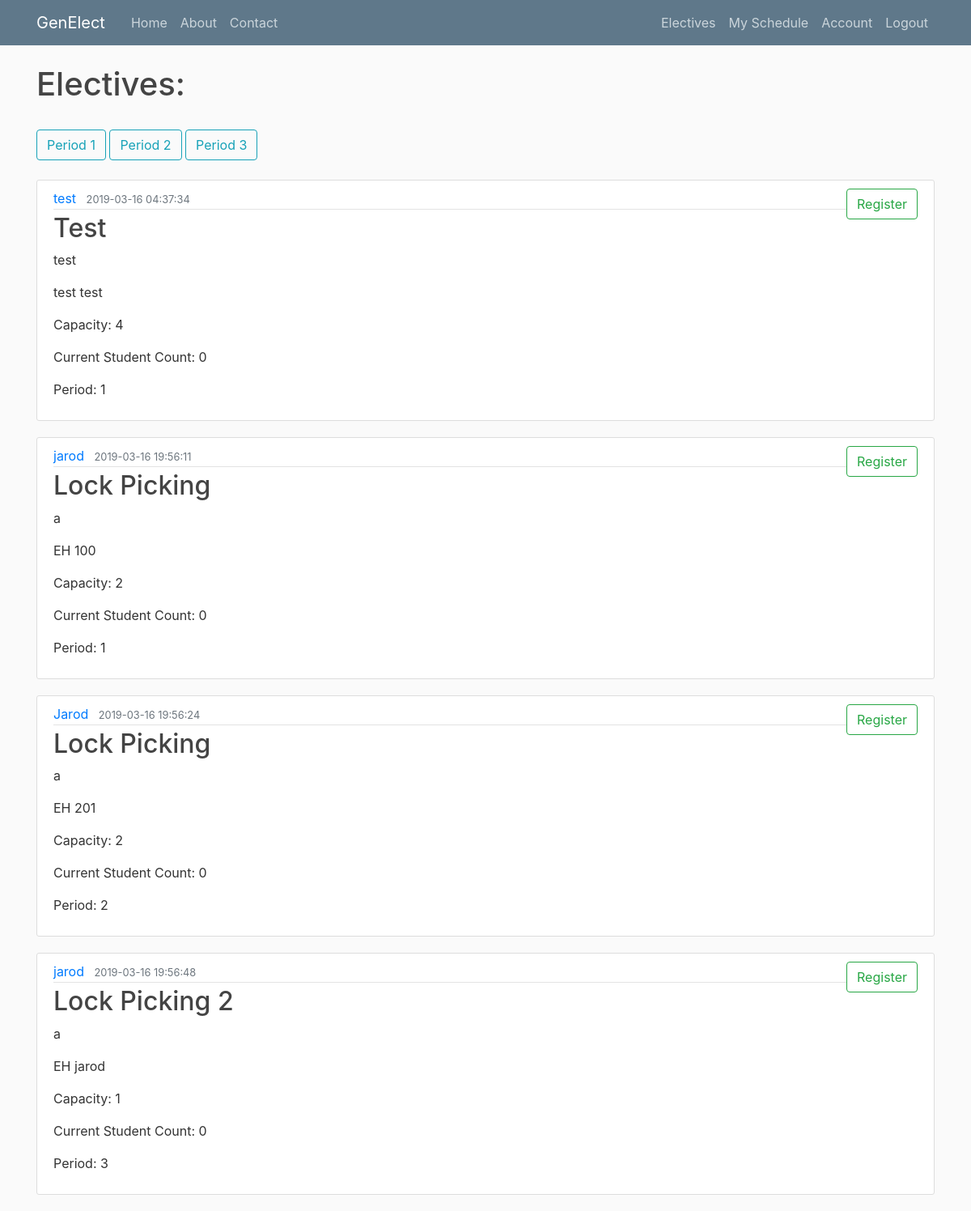
/offerings (signed in), run on an earlier commit of the app's database.
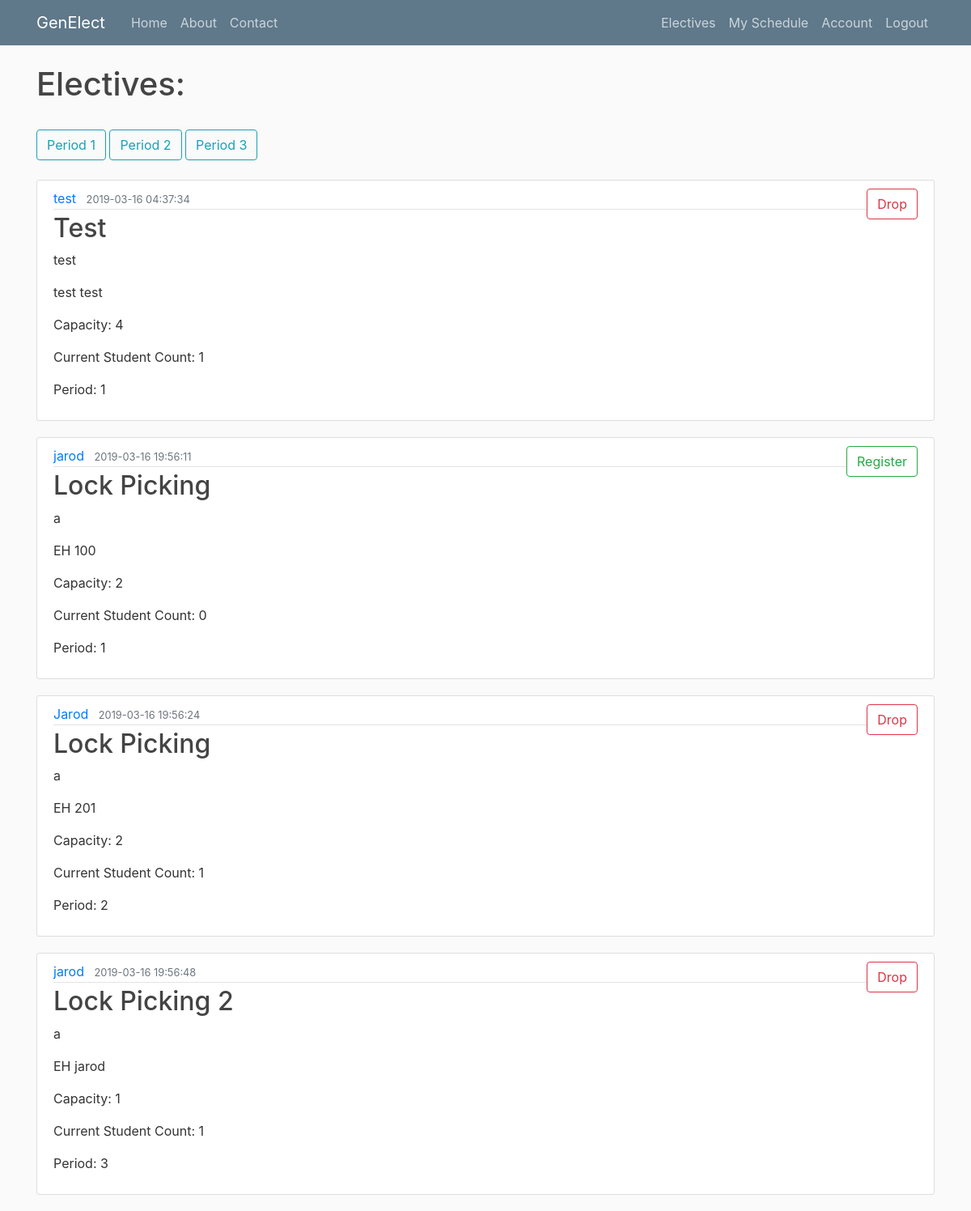
And on a later commit of the database.
### genElect/models.py (models this page shows)
class Base(db.Model):
    __abstract__ = True
    id = db.Column(db.Integer, primary_key=True, autoincrement=True)
    date_created = db.Column(db.DateTime, default=db.func.current_timestamp())
    date_modified = db.Column(db.DateTime, default=db.func.current_timestamp(),
            onupdate=db.func.current_timestamp())

class Offerings(Base):
    __tablename__ = 'offerings'
    day = db.Column(db.Date)
    period_start = db.Column(db.Integer)
    period_length = db.Column(db.Integer)
    building = db.Column(db.String(100))
    room = db.Column(db.String(100))
    instructor = db.Column(db.String(100))
    current_count = db.Column(db.Integer)
    capacity = db.Column(db.Integer)
    elective_id = db.Column(db.Integer, db.ForeignKey('electives.id'), nullable=False)
    registrations = db.relationship('Registrations', backref='offering', lazy=True)

class Electives(Base):
    __tablename__ = 'electives'
    name = db.Column(db.String(100))
    description = db.Column(db.String(500))
    prerequisites = db.Column(db.String(500))
    offerings = db.relationship('Offerings', backref='elective', lazy=True)
    completed_users = db.relationship('Completions', backref='elective', lazy=True)

### genElect/__init__.py (the view)
@app.route("/electives") #FOR STUDENT USE
@app.route("/offerings") #FOR STUDENT USE
def electives():
    if current_user.is_authenticated:
        period = request.args.get('period')
        if period:
            offerings = Offerings.query.filter_by(period_start=period)
        else:
            offerings = Offerings.query.all()
        registered = [] #build out list of registered offerings
        registrations = current_user.registrations
        for registration in registrations:
            registered.append(registration.offering)
        return render_template('studentelectives.html', offerings=offerings, registered=registered)
    else:
        flash("Please login first", 'info')
        return redirect(url_for('login'))

### genElect/__init__.py (called while the page is built)
@login_manager.user_loader
def load_user(user_id):
    return Users.query.get(int(user_id))

### genElect/templates/studentelectives.html
{% extends "layout.html" %}
{% block content %}
    <h1>Electives:</h1>
    <br>
    <button type="button" onclick="window.location.href = '/electives?period=1'" class="btn btn-outline-info">Period 1</button>
    <button type="button" onclick="window.location.href = '/electives?period=2'" class="btn btn-outline-info">Period 2</button>
    <button type="button" onclick="window.location.href = '/electives?period=3'" class="btn btn-outline-info">Period 3</button>
    <br><br>
    {% for offering in offerings %}
        <article class="media content-section">
          <div class="media-body">
            <div class="article-metadata">
              <a class="mr-2" href="#">{{offering.instructor}}</a>
              <small class="text-muted">{{ offering.date_created }}</small>
            </div>
            <h2><a class="article-title" href="#">{{ offering.elective.name }}</a></h2>
            <p class="article-content">{{ offering.elective.description }}</p>
            <p class="article-content">{{ offering.building }} {{ offering.room }}</p>
            <p class="article-content">Capacity: {{ offering.capacity }}</p>
            <p class="article-content">Current Student Count: {{ offering.current_count }}</p>
            <p class="article-content">Period: {{ offering.period_start }}</p>
          </div>
          <div class="form-group">
            {% if offering in registered %}
              <button type="button" onclick="window.location.href = '/drop/{{offering.id}}'" class="btn btn-outline-danger">Drop</button>
            {% else %}
              <button type="button" onclick="window.location.href = '/register/{{offering.id}}'" class="btn btn-outline-success">Register</button>
            {% endif %}
        </div>
        </article>
    {% endfor %}
{% endblock content %}

### genElect/templates/layout.html (shortened to what this page needs)
<!DOCTYPE html>
<html>
<head>
    <link rel="stylesheet" href="https://maxcdn.bootstrapcdn.com/bootstrap/4.0.0/css/bootstrap.min.css">
    <link rel="stylesheet" type="text/css" href="{{ url_for('static', filename='main.css') }}">
</head>
<body>
    <header class="site-header">
      <nav class="navbar navbar-expand-md navbar-dark bg-steel fixed-top">
        <div class="container">
          <a class="navbar-brand mr-4" href="/">GenElect</a>
          <div class="collapse navbar-collapse" id="navbarToggle">
            <div class="navbar-nav mr-auto">
              {% if not current_user.is_authenticated or current_user.role != "admin" %}
                <a class="nav-item nav-link" href="{{ url_for('index') }}">Home</a>
                <a class="nav-item nav-link" href="{{ url_for('about') }}">About</a>
                <a class="nav-item nav-link" href="{{ url_for('contact') }}">Contact</a>
              {% endif %}
            </div>
            <div class="navbar-nav">
              {% if current_user.is_authenticated %}
                {% if current_user.role == "student" %}
                  <a class="nav-item nav-link" href="/electives">Electives</a>
                  <a class="nav-item nav-link" href="/schedule">My Schedule</a>
                  <a class="nav-item nav-link" href="{{ url_for('account') }}">Account</a>
                {% endif %}
                <a class="nav-item nav-link" href="{{ url_for('logout') }}">Logout</a>
              {% else %}
                <a class="nav-item nav-link" href="{{ url_for('login') }}">Login</a>
              {% endif %}
            </div>
          </div>
        </div>
      </nav>
    </header>
    <main role="main" class="container">
      <div class="row">
        <div class="col-md-12">
          {% block content %}{% endblock %}
        </div>
      </div>
    </main>
</body>
</html>

### genElect/static/main.css (style rules this page uses)
body { background: #fafafa; color: #333333; margin-top: 5rem; }
h1, h2, h3, h4, h5, h6 { color: #444444; }
.bg-steel { background-color: #5f788a; }
.site-header .navbar-nav .nav-link { color: #cbd5db; }
.content-section { background: #ffffff; padding: 10px 20px; border: 1px solid #dddddd; border-radius: 3px; margin-bottom: 20px; }
.article-title { color: #444444; }
.article-content { white-space: pre-line; }
.article-metadata { padding-bottom: 1px; margin-bottom: 4px; border-bottom: 1px solid #e3e3e3 }

What changed in the data, as far as the page shows it:
changed Offerings "test": current_count "0" → "1"; text "Register" → "Drop"
changed Offerings "Jarod": current_count "0" → "1"; text "Register" → "Drop"
changed Offerings "Lock Picking 2": current_count "0" → "1"; text "Register" → "Drop"
